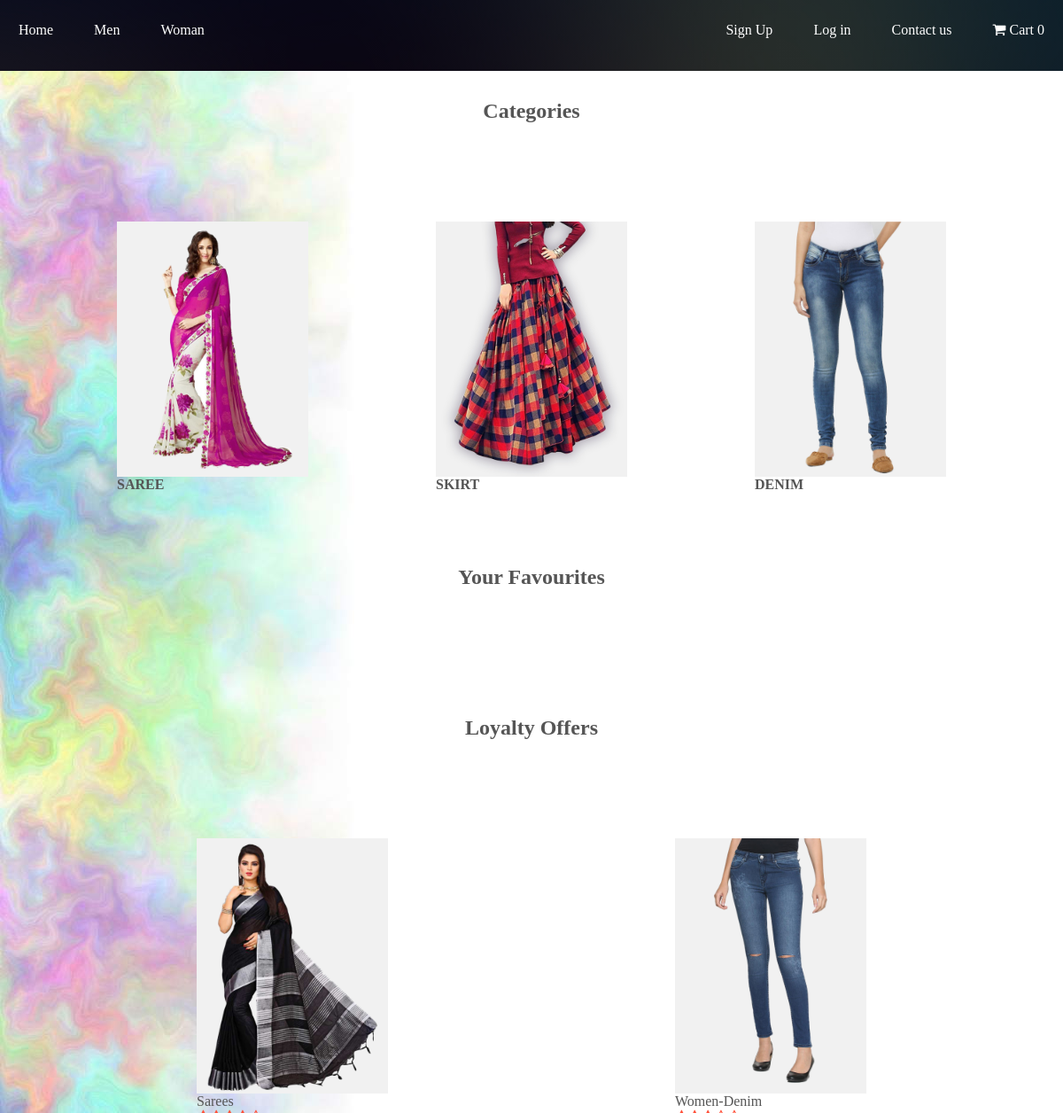
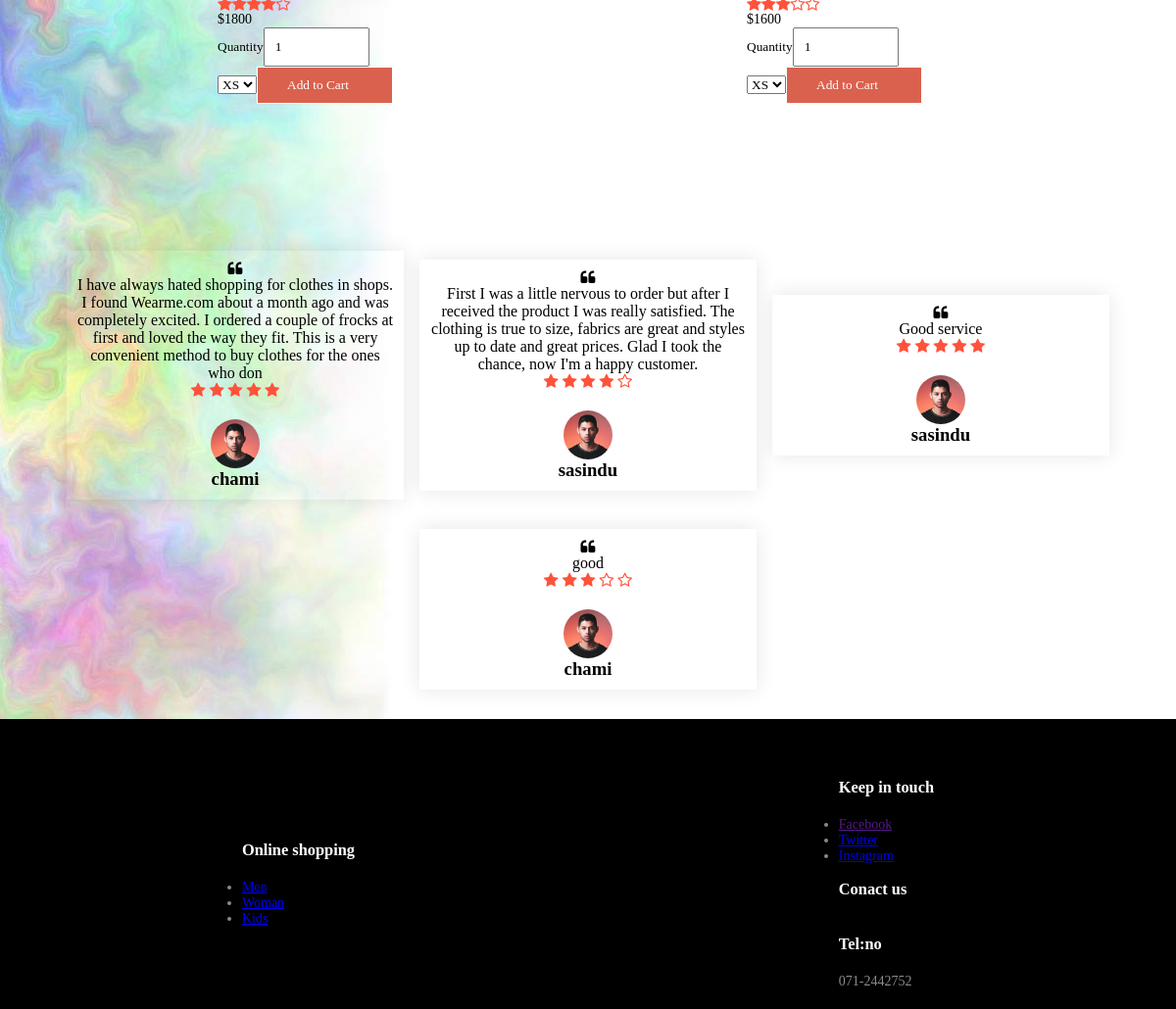
Page /womanlg.php on the committed database (2 pictures, top to bottom).
### tables this page shows
CREATE TABLE `item` (
  `Item_code` int(5) NOT NULL,
  `Item_cate` varchar(100) NOT NULL,
  `Item_Brand` varchar(100) NOT NULL,
  `Item_des` varchar(100) NOT NULL,
  `Item_gen` varchar(10) NOT NULL,
  `Item_color` varchar(100) NOT NULL,
  `Item_price` float NOT NULL,
  `No_of_item` int(11) NOT NULL,
  `Item_rating` int(2) DEFAULT NULL,
  `Item_pic` varchar(100) NOT NULL
);

CREATE TABLE `qustion` (
  `que_code` int(11) NOT NULL,
  `cus_id` int(11) NOT NULL,
  `cus_name` varchar(250) NOT NULL,
  `feedback` varchar(500) NOT NULL,
  `rating` int(2) NOT NULL,
  `que` varchar(500) NOT NULL,
  `answ` varchar(500) NOT NULL
);

### womanlg.php (the view, shortened to what this page needs)
<?php
require_once ('component.php');
include 'database/dbget.php';
?>
<html>
<head>
	<link rel="stylesheet" type="text/css" href="Css/home.css">
	<link rel="stylesheet"  href="https://stackpath.bootstrapcdn.com/font-awesome/4.7.0/css/font-awesome.min.css">
</head>
<body style="background: url('images/back.jpg') fixed;">
	<?php
    require_once ('headerlog.php');
?>
       <div class = "small-container">
            <h2 class="Title">Categories</h2>
            <div class="row">
            <div class="col-4">
                    <a href="categorywoman.php"><img src="Upload/Saree/Saree-1.jpg"></a>
                    <h4 style="font-family: cursive"><b>SAREE</b></h4>
                </div>
                <div class="col-4">
                    <a href="categorywoman.php"><img src="Upload/Skirt/Skirt-1.jpg"></a>
                    <h4 style="font-family: cursive"><b>SKIRT</b></h4>
                </div>
                <div class="col-4">
                    <a href="categorywoman.php"><img src="Upload/Denim/Denim-1.jpg"></a>
                    <h4 style="font-family: cursive"><b>DENIM</b></h4>
                </div>
            </div>
        </div>
        <div class = "small-container">
            <h2 class="Title">Your Favourites</h2>
            <h2 class="Title"> Loyalty Offers</h2>
            <div class="row">
            <?php
                $sql = "SELECT * FROM item WHERE Item_cate = 'Offer' AND Item_gen = 'Female'";
              $result = mysqli_query($conn, $sql);
             if(mysqli_num_rows($result) > 0){
             while ($row = mysqli_fetch_assoc($result)){
                    echo '<div class="col-4">';
                    echo '<form action="fillcart.php" method="post">';
                    component($row["Item_des"], $row["Item_price"], $row["Item_pic"],$row["Item_rating"] ,$row["Item_code"]);
                    echo '</form>';
                    echo    '</div>';
                }
               }
            ?>
            </div>
        </div>
             <div class="testimonial">
            <div class="small-container">
                <div class="row">
            <?php
               $sql = "SELECT * FROM qustion";
              $result = mysqli_query($conn, $sql);
             if(mysqli_num_rows($result) > 0){
             while ($row = mysqli_fetch_assoc($result)){
                ?>
                   <div class="col-3">
                        <i class="fa fa-quote-left" ></i>
                        <p><?php echo $row["feedback"]; ?></p>
                        <div class="rating">
                          <?php if($row["rating"]=="5"): ?>
                             <i class="fa fa-star" ></i>
                             <i class="fa fa-star" ></i>
                              <i class="fa fa-star" ></i>
                              <i class="fa fa-star" ></i>
                             <i class="fa fa-star" ></i>
                          <?php elseif($row["rating"] == "4"): ?>
                            <i class="fa fa-star" ></i>
                            <i class="fa fa-star" ></i>
                            <i class="fa fa-star" ></i>
                            <i class="fa fa-star" ></i>
                            <i class="fa fa-star-o"></i>
                         <?php elseif($row["rating"] == "3"): ?>
                            <i class="fa fa-star" ></i>
                            <i class="fa fa-star" ></i>
                            <i class="fa fa-star" ></i>
                            <i class="fa fa-star-o"></i>
                            <i class="fa fa-star-o"></i>
                        <?php endif; ?>
                     </div>
                    <img src="images/user-2.png">
                    <h3><?php echo $row["cus_name"]; ?></h3>
                    </div>
                <?php
                }
               }
            ?>
                </div>
            </div>
        	<div class="footer">
        		<div class="container">
        			<div class="row">
        				<div>
        					<h3>Online shopping</h3>
        					<ul>
        						<li><a href="#">Men</a></li>
				                <li><a href="#">Woman</a></li>
				                <li><a href="#">Kids</a></li>
        					</ul>
        				</div>
        				<div >
        					<h3>Keep in touch</h3>
        					<ul>
        						<li><a href="">Facebook</a></li>
				                <li><a href="#">Twitter</a></li>
				                <li><a href="#">Instagram</a></li>
        					</ul><br>
        					<h3>Conact us</h3><br>
        					<h3>Tel:no</h3>
        					  <p>071-2442752</p>
        				</div>
        			</div>
        		</div>
        	</div>
</body>
</html>

### headerlog.php (shortened to what this page needs)
<html>
<head>
         <link rel="stylesheet" href="header.css">
</head>
<body>
    <header>
    <div class="main">
    <nav>
            <ul>
        <?php if(isset($_SESSION['user'])): ?>
        <li><a href="page1.php">Home</a></li>
        <li><a href="menlg.php">Men</a></li>
        <li><a href="womanlg.php">Woman</a></li>
        <?php else : ?>
        <li><a href="page1.php">Home</a></li>
        <li><a href="Man.php">Men</a></li>
        <li><a href="woman.php">Woman</a></li>
        <?php endif; ?>
      </ul>
    </nav>
    </div>
    <div class="main">
    <nav>
      <ul style="float:right;">
        <?php if(isset($_SESSION['user'])): ?>
        <li><a href="logout.php">Logout</a></li>
        <?php else : ?>
           <li><a href="signin.php">Sign Up</a></li>
         <li><a href="login.php">Log in</a></li>
        <li><a href="contacts">Contact us</a></li>
        <?php endif; ?>
        <li><a href="cart.php">
                    <i class="fa fa-shopping-cart"></i> Cart
                    <?php
                        if (isset($_SESSION['cart'])){
                            $count = count($_SESSION['cart']);
                            echo "<span id=\"cart_count\" class=\"text-warning bg-light\">$count</span>";
                        }else{
                            echo "<span id=\"cart_count\" class=\"text-warning bg-light\">0</span>";
                        }
                        ?>
                    </a>
                </li>
      </ul>
    </nav>
    </div>
    </header>
</body>

### component.php (shortened to what this page needs)
<?php
function component($productname = " ", $productprice=" ", $productimg = " ",$productrating = " ", $productid = " "){
     echo   			"<img src='$productimg'>";
       echo 			"<h4>$productname</h4>";
        echo			'<div class="rating">';
             if($productrating==5){
        	echo			'<i class="fa fa-star" ></i>';
        	echo			'<i class="fa fa-star" ></i>';
        	echo			'<i class="fa fa-star" ></i>';
        	echo			'<i class="fa fa-star" ></i>';
        	echo			'<i class="fa fa-star" ></i>';
        	     }
              elseif($productrating==4){
          echo      '<i class="fa fa-star" ></i>';
          echo      '<i class="fa fa-star" ></i>';
          echo      '<i class="fa fa-star" ></i>';
          echo      '<i class="fa fa-star" ></i>';
          echo      '<i class="fa fa-star-o"></i>';
              }
              elseif($productrating == 3)
            {
          echo      '<i class="fa fa-star" ></i>';
          echo      '<i class="fa fa-star" ></i>';
          echo      '<i class="fa fa-star" ></i>';
          echo      '<i class="fa fa-star-o"></i>';
          echo      '<i class="fa fa-star-o"></i>';
            }
        echo		'</div>';
       echo		"<p>$$productprice</p>";
       echo   "<small class=\"text-secondary\">Quantity</small>";
        echo      "<input class=\"quantity\" min=\"0\" name=\"quantity\" value=\"1\" type=\"number\" style = \"width: 50%; padding: 10px 10px;\">";
        echo '<br>';
         echo      '<select name="size">';
         echo                '<option selected>XS</option>';
         echo        '</select>';
       echo     '<button type="submit" class="btn" name="add">Add to Cart <i class="fas fa-shopping-cart"></i></button>';
}
?>

### Css/home.css (style rules this page uses)
* { margin: 0; padding: 0; font-family: Century Gothic; }
header { background-image: linear-gradient(rgba(0,0,0,0.5),rgba(0,0,0,0.5)), url(./1.jpg); height: 70vh; background-size: cover; background-position: center; }
nav ul { float:left; list-style-type: none; margin-top: 25px; }
nav ul li { display: inline-block; }
nav ul li a { text-decoration: none; color:#fff; padding: 5px 20px; border: 1px solid transparent; transition: 0.6s ease; }
.main { max-width: 1200px; margin:auto; }
.btn { border: 1px solid #fff; padding: 10px 30px; color:#fff; background-color: #da614e; text-decoration: none; transition: 0.6s ease }
.col-3 { flex-basis: 30%; min-width: 250px; margin-bottom: 30px; }
.row { display:flex; align-items: center; flex-wrap: wrap; justify-content: space-around; }
.col-3 img { width:100%; }
.small-container { max-width: 1080px; margin:auto; padding-left: 25px; padding-right: 25px; }
.col-4 { flex-basis: 20%; min-width: 200px; margin-bottom: 50px; transition: transform 0.5s; }
.col-4 img { width: 100%; }
h4 { color:#555; font-weight: normal; }
.col-4 p { font-size: 14px; }
.rating .fa { color: #ff523b; }
.Title { text-align: center; margin:0 auto 80px; position: relative; line-height: 90px; color: #555; }
.testimonial { padding-top:100px; }
.testimonial .col-3 { text-align: center; padding: 10px 10px; box-shadow: 0 0 20px 0px rgba(0,0,0,0.1); }
.testimonial .col-3 img { width: 50px; margin-top: 20px; border-radius: 50%; }
.footer { background : #000; color:#8a8a8a; font-size: 14px; padding: 60px 0 20px; }
.footer p { color:#8a8a8a; }
.footer h3 { color:#fff; margin-bottom:20; }

### header.css (style rules this page uses)
* { margin: 0; padding: 0; font-family: Century Gothic; }
header { background-image: linear-gradient(rgba(0,0,0,0.5),rgba(0,0,0,0.5)), url(./header.jpg); height: 10vh; background-size: cover; background-position: center; }
nav ul { float:left; list-style-type: none; margin-top: 25px; }
nav ul li { display: inline-block; }
nav ul li a { text-decoration: none; color:#fff; padding: 5px 20px; border: 1px solid transparent; transition: 0.6s ease; }

### rows in the picture
item: Item_pic (picture), Item_des "Sarees", Item_rating 4 (drawn), Item_price "1800"
item: Item_pic (picture), Item_des "Women-Denim", Item_rating 3 (drawn), Item_price "1600"
qustion: feedback "I have always hated shopping for clothes in shops. I found Wearme.com about a month ago and was completely excited. I ordered a couple of frocks at first and loved the way they fit. This is a very convenient method to buy clothes for the ones who don", rating 5 (drawn), cus_name "chami"
qustion: feedback "First I was a little nervous to order but after I received the product I was really satisfied. The clothing is true to size, fabrics are great and styles up to date and great prices. Glad I took the chance, now I'm a happy customer.", rating 4 (drawn), cus_name "sasindu"
qustion: feedback "Good service", rating 5 (drawn), cus_name "sasindu"
qustion: feedback "good", rating 3 (drawn), cus_name "chami"
